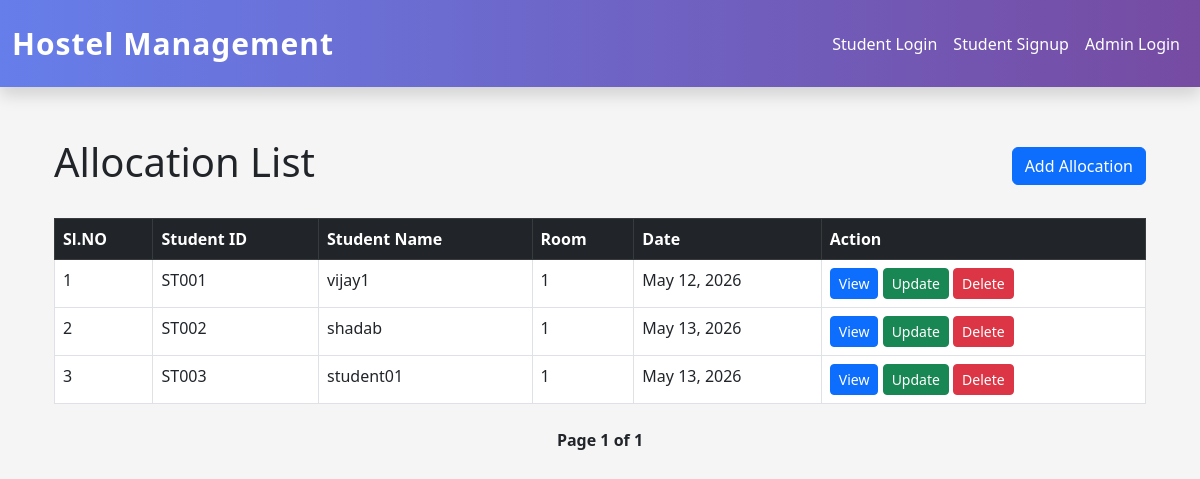
The app's page /allocation-list/, older data.
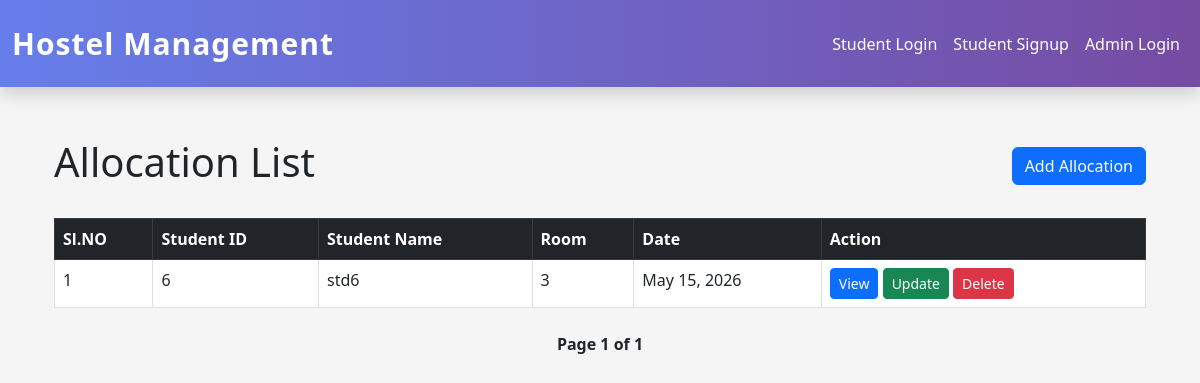
The same page, newer data.
### hostel_app/models.py (models this page shows, shortened)
class RoomAllocation(models.Model):
    student = models.ForeignKey(
        Student,
        on_delete=models.CASCADE
    )
    room = models.ForeignKey(
        Room,
        on_delete=models.CASCADE
    )
    allocation_date = models.DateField(
        auto_now_add=True
    )

class Student(models.Model):
    student_id = models.CharField(
        max_length=20
    )
    student_name = models.CharField(max_length=100)
    email = models.EmailField(unique=True)
    phone_number = models.CharField(max_length=15)
    course = models.CharField(max_length=100)
    year = models.IntegerField()
    def __str__(self):
        return self.student_name

class Room(models.Model):
    ROOM_TYPES = [
        ('AC', 'AC'),
        ('Non-AC', 'Non-AC'),
    ]
    room_number = models.CharField(
        max_length=20,
        unique=True
    )
    room_type = models.CharField(
        max_length=20,
        choices=ROOM_TYPES
    )
    total_beds = models.IntegerField()
    available_beds = models.IntegerField()
    floor_number = models.IntegerField()
    def __str__(self):
        return self.room_number

### hostel_app/views.py (the view)
def allocation_list(request):
    allocations = RoomAllocation.objects.all()
    student = request.GET.get("student")
    room = request.GET.get("room")
    date = request.GET.get("date")
    if student:
        allocations = allocations.filter(
            student__name__icontains=student
        )
    if room:
        allocations = allocations.filter(
            room__room_number__icontains=room
        )
    if date:
        allocations = allocations.filter(
            allocated_date=date
        )
    paginator = Paginator(allocations, 5)
    page_number = request.GET.get("page")
    page_obj = paginator.get_page(page_number)
    context = {
        "page_obj": page_obj
    }
    return render(
        request,
        "allocations/allocation_list.html",
        context
    )

### hostel_app/templates/allocations/allocation_list.html (shortened to what this page needs)
{% extends "master.html" %}
{% block content %}
<div class="container mt-5">
  <div class="d-flex justify-content-between align-items-center mb-4">
    <h1>
        Allocation List
    </h1>
    <a
        href="{% url 'allocate-room' %}"
        class="btn btn-primary"
    >
        Add Allocation
    </a>
</div>
    <table class="table table-bordered">
        <thead class="table-dark">
            <tr>
                <th>Sl.NO</th>
                <th>Student ID</th>
                <th>Student Name</th>
                <th>Room</th>
                <th>Date</th>
                <th>Action</th>
            </tr>
        </thead>
        <tbody>
            {% for allocation in page_obj %}
            <tr>
                <td>{{ page_obj.start_index|add:forloop.counter0 }}</td>
                <td>{{ allocation.student.student_id }}</td>
                <td>{{ allocation.student }}</td>
                <td>{{ allocation.room }}</td>
                <td>{{ allocation.allocation_date }}</td>
                <td>
    <a
        href="{% url 'allocation-details' allocation.id %}"
        class="btn btn-primary btn-sm"
    >
        View
    </a>
    <a
        href="{% url 'update-allocation' allocation.id %}"
        class="btn btn-success btn-sm"
    >
        Update
    </a>
    <a
        href="{% url 'delete-allocation' allocation.id %}"
        class="btn btn-danger btn-sm"
    >
        Delete
    </a>
</td>
            </tr>
            {% endfor %}
        </tbody>
    </table>
    <div class="text-center mt-4">
    <span class="mx-3 fw-bold">
        Page {{ page_obj.number }}
        of
        {{ page_obj.paginator.num_pages }}
    </span>
</div>
</div>
{% endblock content %}

Row changes from the older to the newer data that the page shows:
removed RoomAllocation: start_index|add "1", student.student_id "ST001", student "vijay1", room "1", allocation_date "May 12, 2026"
removed RoomAllocation: start_index|add "2", student.student_id "ST002", student "shadab", room "1", allocation_date "May 13, 2026"
removed RoomAllocation: start_index|add "3", student.student_id "ST003", student "student01", room "1", allocation_date "May 13, 2026"
added RoomAllocation: start_index|add "1", student.student_id "6", student "std6", room "3", allocation_date "May 15, 2026"
